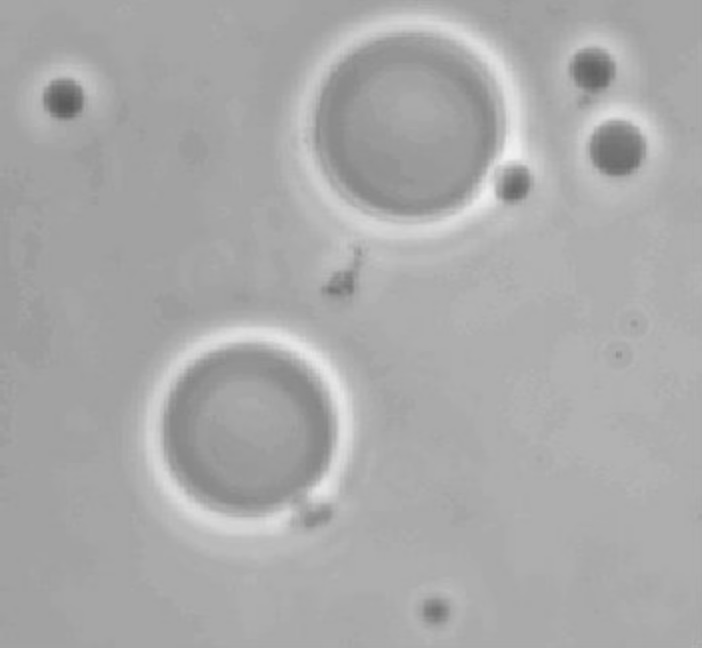
#> input picture Catalog3/ImageSegmentation/imagen4.jpg, 702 x 648 px
$ python openCVOtsu.py
#> lines starting #> are read from the running program, lines starting #| are printed output that depends on the picture; after the words box and inside, x2 and y2 are one past the last pixel; in counts of white or black regions, pixels touching at a corner belong together
import cv2
import numpy as np
from matplotlib import pyplot as plt

img = cv2.imread('imagen4.jpg', 0)
#> img is the input picture: shape (648, 702); min 90, max 242, mean 169.6
ret, thresh1 = cv2.threshold(img, 181, 255, cv2.THRESH_BINARY)
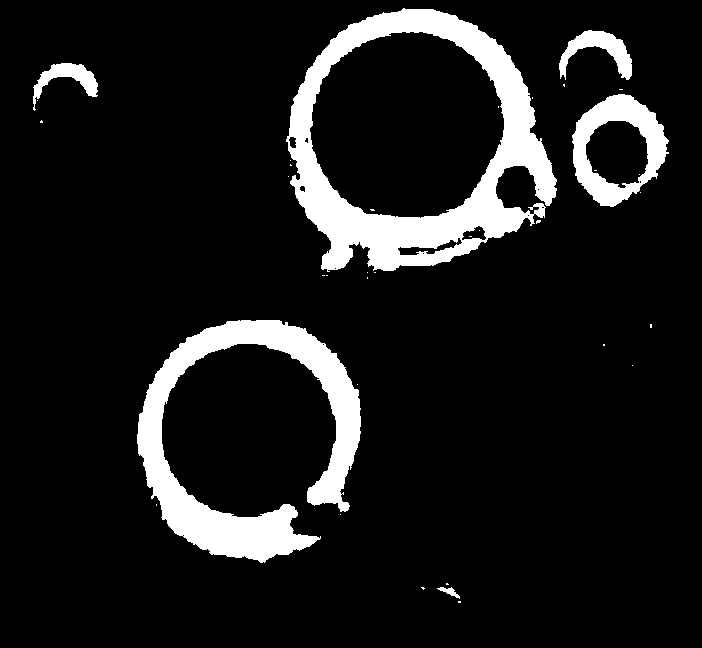
#> thresh1: shape (648, 702); 10.5% white; 36 white regions (30 under 20 px), largest, box (x1, y1, x2, y2) and area: (286, 8, 557, 272) 22880, (137, 320, 361, 563) 17672, (572, 94, 669, 207) 4661, (559, 30, 632, 80) 1467, (33, 63, 98, 111) 1071, (437, 587, 460, 599) 106
ret, thresh2 = cv2.threshold(img, 181, 255, cv2.THRESH_BINARY_INV)
ret, thresh3 = cv2.threshold(img, 181, 255, cv2.THRESH_TRUNC)
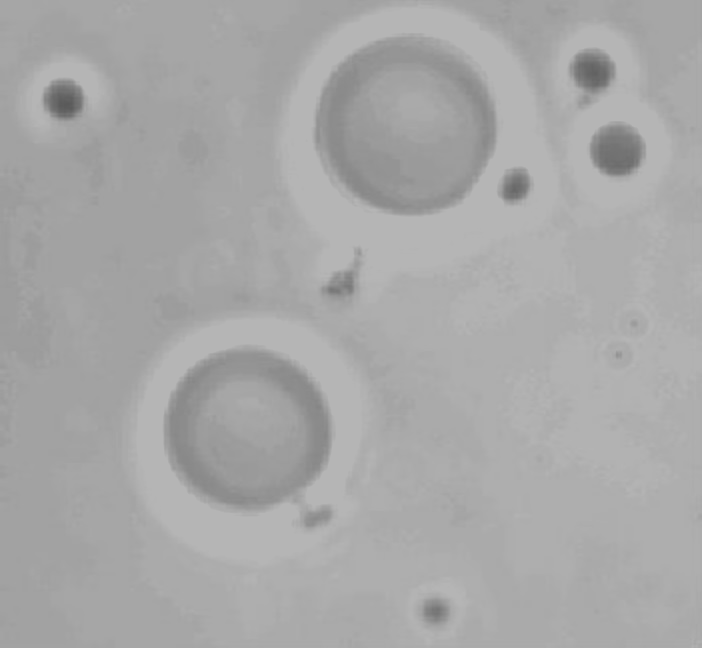
#> thresh3: shape (648, 702); min 90, max 181, mean 167.9
ret, thresh4 = cv2.threshold(img, 181, 255, cv2.THRESH_TOZERO)
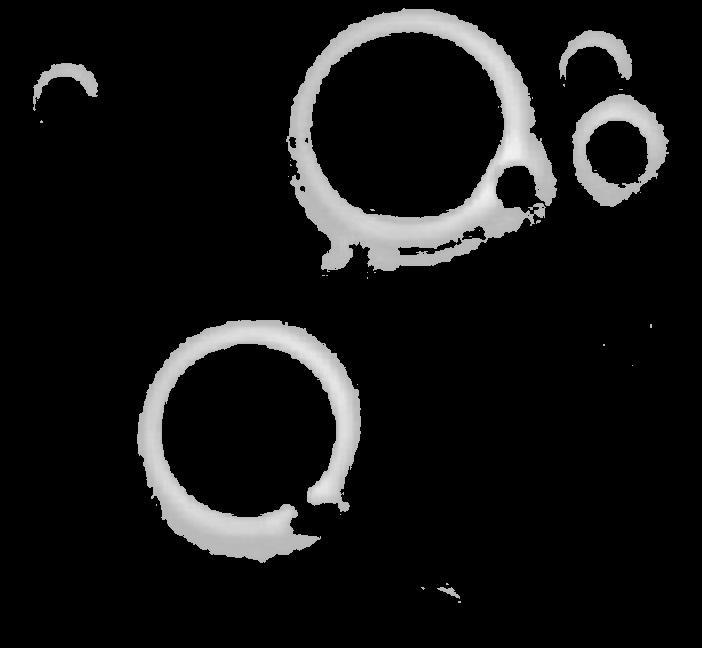
#> thresh4: shape (648, 702); min 0, max 242, mean 20.8
ret, thresh5 = cv2.threshold(img, 181, 255, cv2.THRESH_TOZERO_INV)
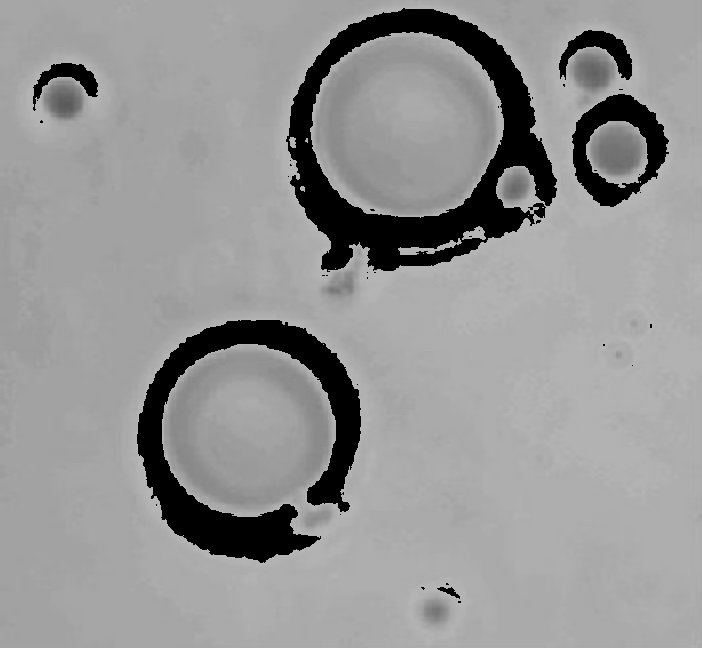
#> thresh5: shape (648, 702); min 0, max 181, mean 148.8

titles = ['Original Image', 'BINARY', 'BINARY_INV', 'TRUNC', 'TOZERO', 'TOZERO_INV']
images = [img, thresh1, thresh2, thresh3, thresh4, thresh5]
miArray = np.arange(6)
for i in miArray:
    plt.subplot(2, 3, i + 1), plt.imshow(images[i], 'gray')
    plt.title(titles[i])
    plt.xticks([]), plt.yticks([])

plt.show()

$ run again, with Catalog3/ImageSegmentation/imagen6.jpg copied over Catalog3/ImageSegmentation/imagen4.jpg
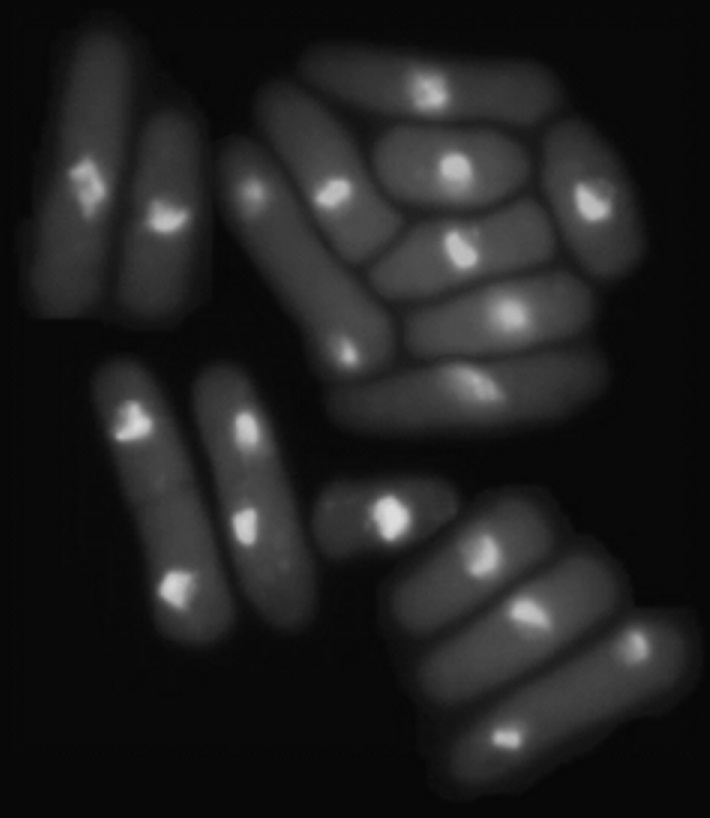
#> input picture Catalog3/ImageSegmentation/imagen6.jpg, 710 x 818 px
#> img is the input picture: shape (818, 710); min 5, max 221, mean 33.1
#> `ret, thresh1 = cv2.threshold(img, 181, 255, cv2.THRESH_BINARY)`:
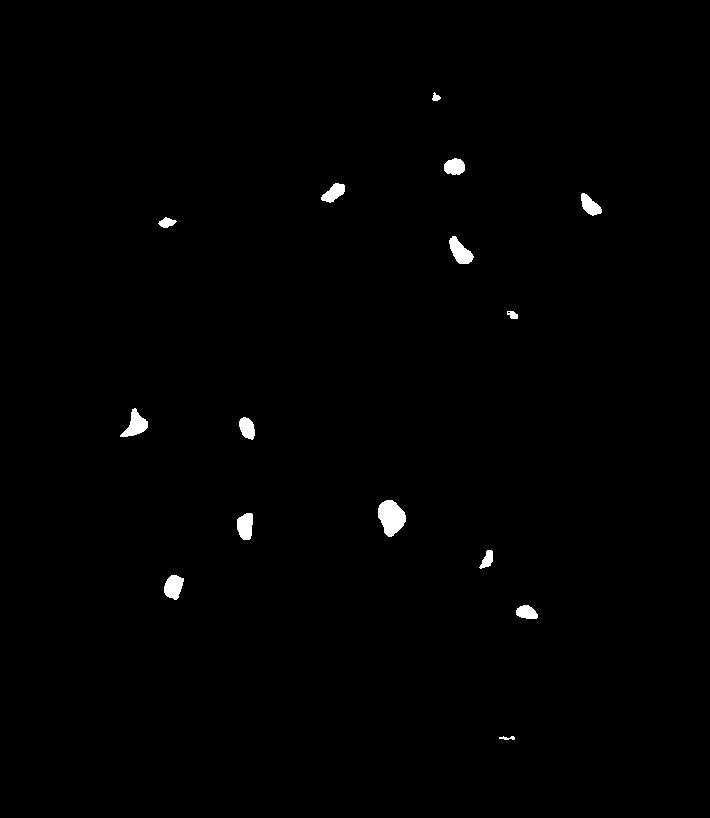
#> thresh1: shape (818, 710); 0.69% white; 15 white regions, largest, box (x1, y1, x2, y2) and area: (378, 500, 406, 537) 721, (120, 408, 148, 437) 398, (449, 236, 474, 264) 393
